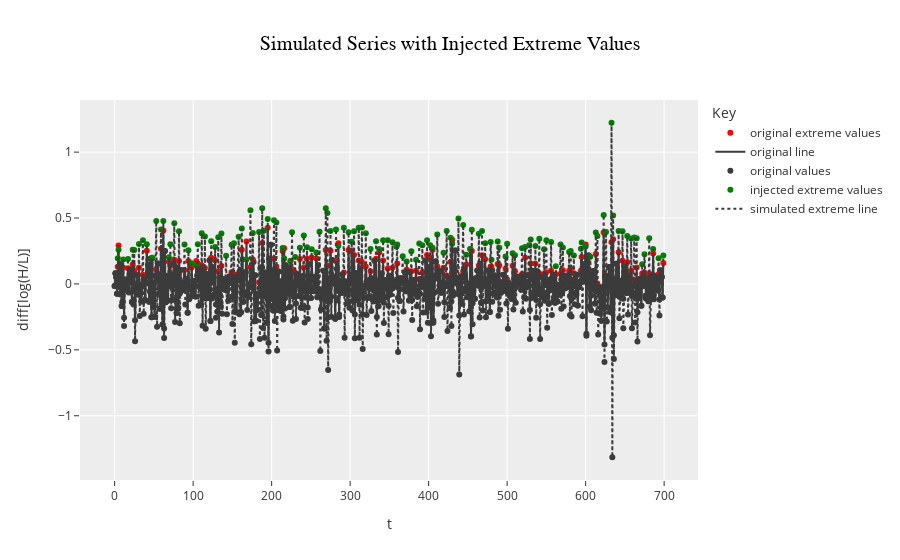

Notebook source saved alongside this figure:
### Code cell
plot_extremes_compare(gen_df, x="t", y="data", y2="data_anom", color_col="max_flag", differenced = True)

### Figure 1 — Plotly figure (JSON) as saved in the notebook; plotly's stock layout.template omitted (floating-point values rounded to 4 significant figures; data arrays with more than 128 entries replaced by an {"elided": "..."} marker saying what was removed)
{"data": [{"marker": {"color": "#3B3B3B"}, "mode": "markers", "showlegend": false, "type": "scatter", "x": {"elided": "560 int values"}, "y": {"elided": "560 float values"}}, {"marker": {"color": "red"}, "mode": "markers", "name": "original extreme values", "showlegend": true, "type": "scatter", "x": {"elided": "140 int values"}, "y": {"elided": "140 float values"}}, {"line": {"color": "#3B3B3B"}, "mode": "lines", "name": "original line", "showlegend": true, "type": "scatter", "x": {"elided": "700 int values"}, "y": {"elided": "700 float values"}}, {"marker": {"color": "#3B3B3B"}, "mode": "markers", "name": "original values", "showlegend": true, "type": "scatter", "x": {"elided": "560 int values"}, "y": {"elided": "560 float values"}}, {"marker": {"color": "green"}, "mode": "markers", "name": "injected extreme values", "showlegend": true, "type": "scatter", "x": {"elided": "140 int values"}, "y": {"elided": "140 float values"}}, {"line": {"color": "#3B3B3B", "dash": "dot"}, "mode": "lines", "name": "simulated extreme line", "showlegend": true, "type": "scatter", "x": {"elided": "700 int values"}, "y": {"elided": "700 float values"}}], "layout": {"legend": {"title": {"text": "Key"}}, "title": {"font": {"color": "black", "family": "Arial", "size": 20}, "text": "Simulated Series with Injected Extreme Values", "x": 0.5, "xanchor": "center"}, "xaxis": {"title": {"text": "t"}}, "yaxis": {"title": {"text": "diff[log(H/L)]"}}}}
